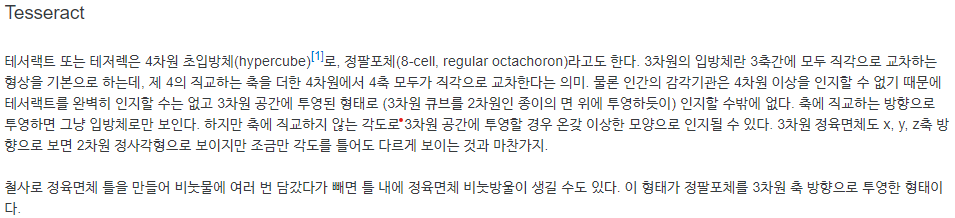
#> input picture bitopencv/images/test.png, 955 x 218 px, found by its file name
$ jupyter execute --allow-errors Opencv_6_contour.ipynb
#> lines starting #> are read from the running program, lines starting #| are printed output that depends on the picture; after the words box and inside, x2 and y2 are one past the last pixel; in counts of white or black regions, pixels touching at a corner belong together
[cell 1]
import cv2 as cv
import numpy as np

[cell 2]
# [9 lines of commented-out code are left out]

[cell 3]
# [12 lines of commented-out code are left out]

[cell 4]
# [13 lines of commented-out code are left out]

[cell 5]
img_color = cv.imread('D:\\pyproject\\bittestenv\\notebook\\images\\hierarchy.jpg')
#> (the rest of this cell did not finish here and is left out)

[cell 6]
# 영역 크기

img_color = cv.imread('D:\\pyproject\\bittestenv\\notebook\\images\\test.png')
#> img_color is the input picture: shape (218, 955, 3); mean B, G, R 240, 239.8, 239.6
img_gray = cv.cvtColor(img_color, cv.COLOR_BGR2GRAY)
ret, img_binary = cv.threshold(img_gray, 127, 255, 0)
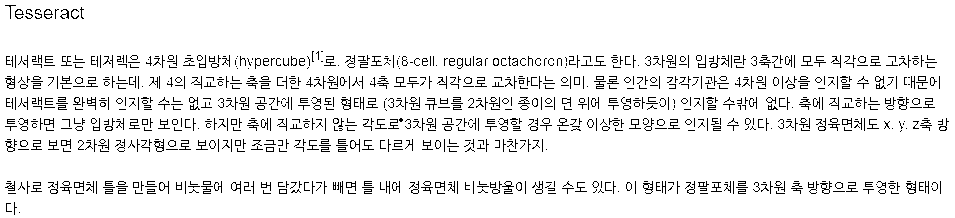
#> img_binary: shape (218, 955); 92.9% white; black in thin lines or dots
contours, hierarchy = cv.findContours(img_binary, cv.RETR_LIST, cv.CHAIN_APPROX_SIMPLE)
#> contours = 2221 contours, 1667 with area under 20; largest, box (x1, y1, x2, y2) and area: (0, 0, 955, 218) 207018, (628, 118, 642, 130) 89, (393, 76, 407, 88) 89, (800, 55, 814, 67) 89, (86, 96, 97, 111) 86

for cnt in contours:
    cv.drawContours(img_color, [cnt], 0, (255, 0, 0), 3)
#> this loop made 2221 passes
#> cnt on passes 1, 16, 17: [[18, 212], [19, 211], [20, 212], [19, 213]], [[878, 192], [879, 191], [880, 192], [879, 193]], [[815, 192], [816, 191], [817, 192], [816, 193]]
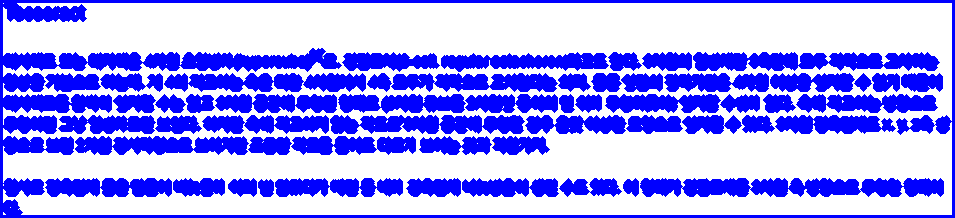
#> img_color: shape (218, 955, 3); mean B, G, R 255, 152.5, 152.5


cv.imshow('result', img_color)
cv.waitKey(0)

for cnt in contours:
    area = cv.contourArea(cnt)
    print(area)
#> this loop made 2221 passes
#> area on passes 2, 3, 32: 35, 29, 24
#| 2.0
#| 35.0
#| 29.0
#| 10.0
#| 10.0
#| 10.0
#| 10.0
#| 16.0
#> (further printed lines are left out)

cv.imshow('result', img_color)
cv.waitKey(0)

cv.destroyAllWindows()

[cell 7]
# 근사화

img_color = cv.imread('D:\\pyproject\\bittestenv\\notebook\\images\\box.png')
#> (the rest of this cell did not finish here and is left out)

[cell 8]
# 무게중심

img_color = cv.imread('D:\\pyproject\\bittestenv\\notebook\\images\\test.png')
img_gray = cv.cvtColor(img_color, cv.COLOR_BGR2GRAY)
ret, img_binary = cv.threshold(img_gray, 127, 255, 0)
contours, hierarchy = cv.findContours(img_binary, cv.RETR_LIST, cv.CHAIN_APPROX_SIMPLE)

for cnt in contours:
    cv.drawContours(img_color, [cnt], 0, (255, 0, 0), 3)


cv.imshow('result', img_color)
cv.waitKey(0)

#> (the rest of this cell did not finish here and is left out)

[cell 9]
# 경계 사각형

img_color = cv.imread('D:\\pyproject\\bittestenv\\notebook\\images\\test.png')
img_gray = cv.cvtColor(img_color, cv.COLOR_BGR2GRAY)
ret, img_binary = cv.threshold(img_gray, 127, 255, 0)
contours, hierarchy = cv.findContours(img_binary, cv.RETR_LIST, cv.CHAIN_APPROX_SIMPLE)

for cnt in contours:
    cv.drawContours(img_color, [cnt], 0, (255, 0, 0), 3)


cv.imshow('result', img_color)
cv.waitKey(0)

for cnt in contours:
    x, y, w, h = cv.boundingRect(cnt)
    cv.rectangle(img_color, (x, y), (x + w, y + h), (0, 255, 0), 2)
#> this loop made 2221 passes
#> (x, y, w, h) on passes 2 to 4: (5, 202, 8, 11), (13, 201, 5, 15), (908, 192, 7, 3)
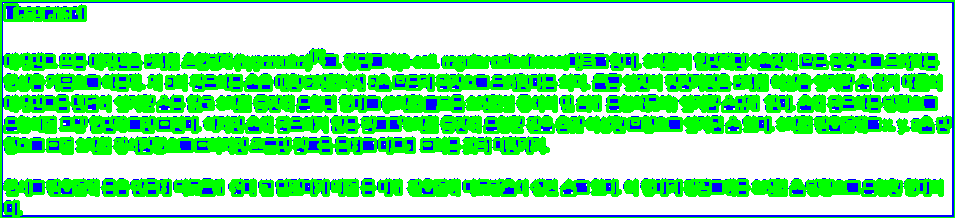
#> img_color: shape (218, 955, 3); mean B, G, R 160.9, 236.4, 142.3

cv.imshow('result', img_color)
cv.waitKey(0)

for cnt in contours:
    rect = cv.minAreaRect(cnt)
    box = cv.boxPoints(rect)
    box = np.int0(box)
    cv.drawContours(img_color, [box], 0, (0, 0, 255), 2)
#> this loop made 2221 passes
#> (rect, box) on passes 2 to 4: (((8.5, 207), (10, 7), -90), [[12, 212], [5, 212], [5, 202], [12, 202]]), (((15, 208), (14, 4), -90), [[17, 215], [13, 215], [13, 201], [17, 201]]), (((911, 193), (2, 6), -90), [[914, 194], [908, 194], [908, 192], [914, 192]])
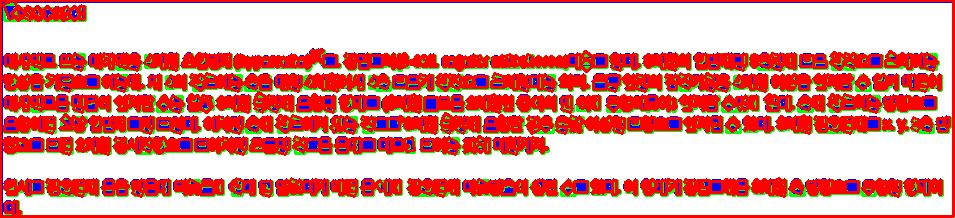
#> img_color: shape (218, 955, 3); mean B, G, R 151.3, 156.2, 229.8

cv.imshow('result', img_color)
cv.waitKey(0)

cv.destroyAllWindows()
